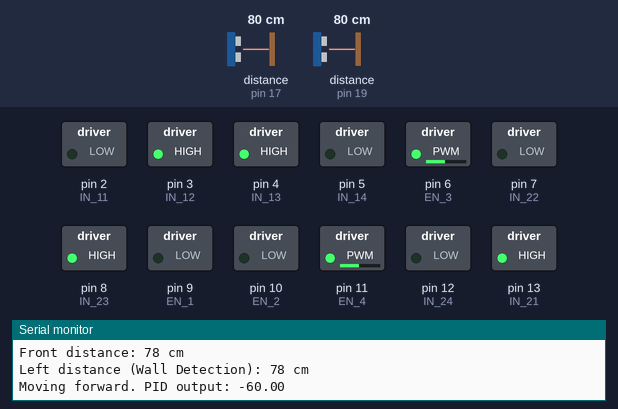
Recording of a sketch running on a simulated Arduino Uno, built with avr-gcc and run on an emulated ATmega328P. Shown: switched loads named in the sketch (green lamp = pin HIGH), the last lines printed to the serial monitor. Wiring (inferred from the names in the program): 2 × ultrasonic range finder: trigger pin 16, echo pin 17 / trigger pin 18, echo pin 19. The inputs (shaded band) are chosen by the test bench; at power-on: distance to the obstacle (sensors on pin 19, pin 17) 80 cm. The echo pulse lasts 58.3 µs per cm; pins used as bus, display or sensor lines are not drawn.

Above: at 1.2 s.
1.3 s: distance to the obstacle (sensor on pin 19) set to 9 cm
At 1.62 s:
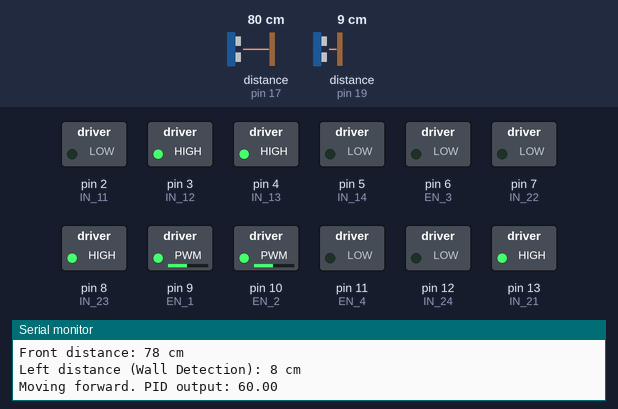
3.9 s: distance to the obstacle (sensor on pin 17) set to 17 cm
6.1 s: distance to the obstacle (sensor on pin 17) set to 14 cm
At 7.4 s:
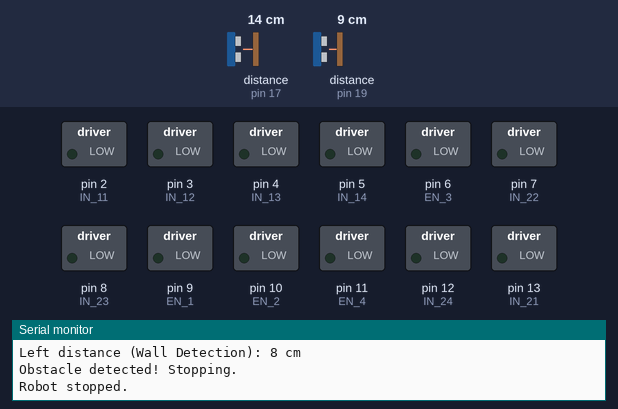
7.7 s: distance to the obstacle (sensor on pin 19) set to 2 cm
10.7 s: distance to the obstacle (sensor on pin 17) set to 18 cm
At 12.0 s:
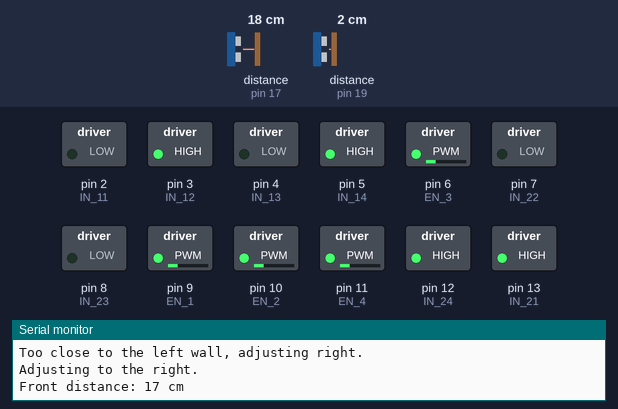
12.4 s: distance to the obstacle (sensor on pin 19) set to 4 cm
13.9 s: distance to the obstacle (sensor on pin 19) set to 7 cm
At 18.4 s:
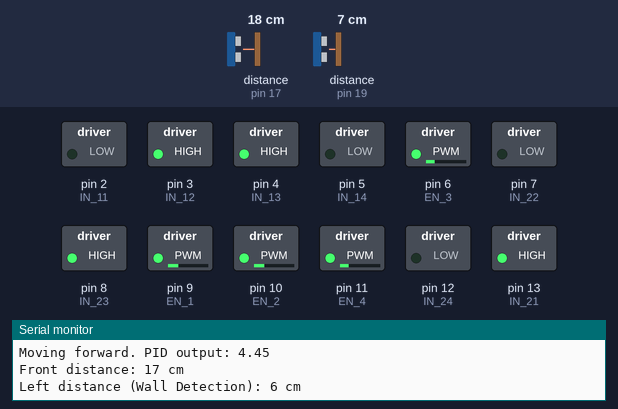
Timing chart, 0 to 21.5 s (numbered marks = the images above; inputs shaded):
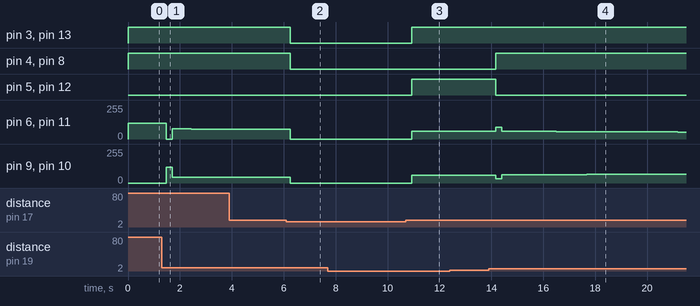

Measured:
- the behaviour switches between 16 and 15 cm on distance to the obstacle (sensor on pin 17) (found by bisection; images 1 and 2)
- the behaviour switches between 5 and 6 cm on distance to the obstacle (sensor on pin 19) (found by bisection; images 3 and 4)
- after the input at 1.3 s, pin 6 (EN_3), pin 11 (EN_4): 120/255 → 0/255 after 0.18 s, → 76/255 0.24 s later, → 75/255 0.72 s later; pin 9 (EN_1), pin 10 (EN_2): 0/255 → 120/255 after 0.18 s, → 43/255 0.24 s later, → 44/255 0.48 s later
- after the input at 6.1 s, pin 3 (IN_12), pin 4 (IN_13), pin 8 (IN_23), pin 13 (IN_21): HIGH → LOW after 0.15 s; pin 6 (EN_3), pin 11 (EN_4): 74/255 → 0/255 after 0.15 s; pin 9 (EN_1), pin 10 (EN_2): 45/255 → 0/255 after 0.15 s
- after the input at 10.7 s, pin 3 (IN_12), pin 5 (IN_14), pin 12 (IN_24), pin 13 (IN_21): LOW → HIGH after 0.24 s; pin 6 (EN_3), pin 9 (EN_1), pin 10 (EN_2), pin 11 (EN_4): 0/255 → 60/255 after 0.24 s
- after the input at 13.9 s, pin 4 (IN_13): LOW → HIGH after 0.26 s; pin 5 (IN_14): HIGH → LOW after 0.26 s

The sketch:

che_b2_18.ino
```cpp
#include <PID_v1.h>

// Define the motor control pins based on your setup
#define IN_11 2  // L298N #1, IN4 for IN4 for Back Left motor
#define IN_12 3  // L298N #1, IN3 for IN3 for Back Left motor
#define IN_13 4  // L298N #1, IN2 for Back Right motor
#define IN_14 5  // L298N #1, IN1 for Back Right motor
#define EN_1 9   // Enable pin for L298N #1 (Back motors)
#define EN_2 10  // Enable pin for L298N #1 (Back motors)

#define IN_21 13  // L298N #2, IN4 for Front Right motor
#define IN_22 7   // L298N #2, IN3 for Front Right motor
#define IN_23 8   // L298N #2, IN2 for Front Left motor
#define IN_24 12  // L298N #2, IN1 for Front Left motor
#define EN_3 6    // Enable pin for L298N #2 (Front motors)
#define EN_4 11   // Enable pin for L298N #2 (Front motors)


#define FRONT_TRIG 16  // Front ultrasonic sensor trigger pin
#define FRONT_ECHO 17  // Front ultrasonic sensor echo pin
#define LEFT_TRIG 18   // Left ultrasonic sensor trigger pin
#define LEFT_ECHO 19   // Left ultrasonic sensor echo pin

double setpoint = 10;  // Desired distance from the wall (in cm)
double input, output;
double Kp = 2.0, Ki = 0.5, Kd = 1.0;  // PID tuning parameters

PID myPID(&input, &output, &setpoint, Kp, Ki, Kd, DIRECT);

long duration;
int distanceFront, distanceLeft;

// Function to stop the robot
void stopRobot() {
  digitalWrite(IN_11, LOW);
  digitalWrite(IN_12, LOW);
  digitalWrite(IN_13, LOW);
  digitalWrite(IN_14, LOW);
  digitalWrite(IN_24, LOW);
  digitalWrite(IN_23, LOW);
  digitalWrite(IN_22, LOW);
  digitalWrite(IN_21, LOW);
  analogWrite(EN_1, 0);
  analogWrite(EN_2, 0);
  analogWrite(EN_3, 0);
  analogWrite(EN_4, 0);
  Serial.println("Robot stopped.");
}

// Function to move the robot forward
void forward() {
  digitalWrite(IN_11, LOW);
  digitalWrite(IN_12, HIGH);
  digitalWrite(IN_13, HIGH);
  digitalWrite(IN_14, LOW);
  digitalWrite(IN_24, LOW);
  digitalWrite(IN_23, HIGH);
  digitalWrite(IN_22, LOW);
  digitalWrite(IN_21, HIGH);
  analogWrite(EN_1, 60 + output);
  analogWrite(EN_2, 60 + output);
  analogWrite(EN_3, 60 - output);
  analogWrite(EN_4, 60 - output);
  Serial.print("Moving forward. PID output: ");
  Serial.println(output);
}

// Function to move the robot slightly right
void right() {
  digitalWrite(IN_11, LOW);
  digitalWrite(IN_12, HIGH);
  digitalWrite(IN_13, LOW);
  digitalWrite(IN_14, HIGH);
  digitalWrite(IN_24, HIGH);
  digitalWrite(IN_23, LOW);
  digitalWrite(IN_22, LOW);
  digitalWrite(IN_21, HIGH);
  analogWrite(EN_1, 60);
  analogWrite(EN_2, 60);
  analogWrite(EN_3, 60);
  analogWrite(EN_4, 60);
  Serial.println("Adjusting to the right.");
}

// Function to move the robot slightly left
void left() {
  digitalWrite(IN_11, HIGH);
  digitalWrite(IN_12, LOW);
  digitalWrite(IN_13, HIGH);
  digitalWrite(IN_14, LOW);
  digitalWrite(IN_24, LOW);
  digitalWrite(IN_23, HIGH);
  digitalWrite(IN_22, HIGH);
  digitalWrite(IN_21, LOW);
  analogWrite(EN_1, 60);
  analogWrite(EN_2, 60);
  analogWrite(EN_3, 60);
  analogWrite(EN_4, 60);
  Serial.println("Adjusting to the left.");
}

// Function to measure distance using an ultrasonic sensor
int getDistance(int trigPin, int echoPin) {
  digitalWrite(trigPin, LOW);
  delayMicroseconds(2);
  digitalWrite(trigPin, HIGH);
  delayMicroseconds(10);
  digitalWrite(trigPin, LOW);
  duration = pulseIn(echoPin, HIGH);
  return duration * 0.034 / 2;  // Convert time to distance (cm)
}

void setup() {
  Serial.begin(9600);

  // Motor pin setup
  pinMode(IN_11, OUTPUT);
  pinMode(IN_12, OUTPUT);
  pinMode(IN_13, OUTPUT);
  pinMode(IN_14, OUTPUT);
  pinMode(IN_21, OUTPUT);
  pinMode(IN_22, OUTPUT);
  pinMode(IN_23, OUTPUT);
  pinMode(IN_24, OUTPUT);
  pinMode(EN_1, OUTPUT);
  pinMode(EN_2, OUTPUT);
  pinMode(EN_3, OUTPUT);
  pinMode(EN_4, OUTPUT);

  // Ultrasonic sensor pin setup
  pinMode(FRONT_TRIG, OUTPUT);
  pinMode(FRONT_ECHO, INPUT);
  pinMode(LEFT_TRIG, OUTPUT);
  pinMode(LEFT_ECHO, INPUT);

  // PID setup
  myPID.SetMode(AUTOMATIC);
  myPID.SetOutputLimits(-60, 60);  // Adjust output to control speed variation
}

void loop() {
  distanceFront = getDistance(FRONT_TRIG, FRONT_ECHO);
  distanceLeft = getDistance(LEFT_TRIG, LEFT_ECHO);

  // Print distances
  Serial.print("Front distance: ");
  Serial.print(distanceFront);
  Serial.println(" cm");
  Serial.print("Left distance (Wall Detection): ");
  Serial.print(distanceLeft);
  Serial.println(" cm");

  input = distanceLeft;  // Input for PID is the distance from the wall
  myPID.Compute();       // Calculate the output (speed correction)

  // Wall following and obstacle avoidance logic
  if (distanceFront < 15) {  // If there's an obstacle within 15 cm in the front
    Serial.println("Obstacle detected! Stopping.");
    stopRobot();
  } else {
    if (distanceLeft < setpoint - 5) {  // Too close to the left wall
      Serial.println("Too close to the left wall, adjusting right.");
      right();  // Use right() function to steer away from the left wall
      // } else if (distanceLeft > setpoint + 5) {  // Too far from the left wall
      //   Serial.println("Too far from the left wall, adjusting left.");
      //   left();  // Use left() function to steer closer to the left wall
    } else {
      forward();  // Move forward if no obstacles and within desired distance from the left wall
    }
  }

  delay(200);  // Adjust delay as needed
}
```
